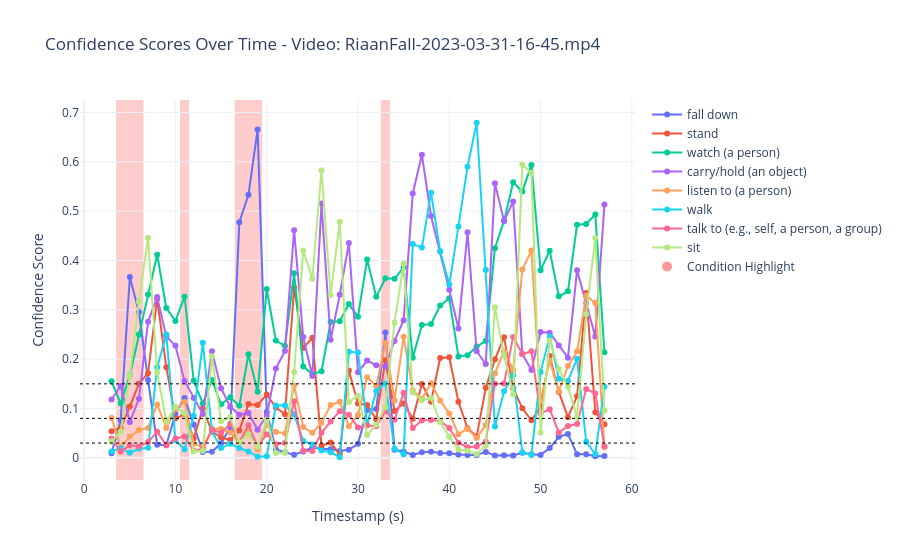

Notebook source saved alongside this figure:
### Code cell
df = filter_max_confidence_per_timestamp(ava_classwise_prediction, class_name="fall down")
condition = {
    "condition": (df["fall down"] > 0.2) 
    | 
    ((df["fall down"] > 0.1) & (df["stand"] < 0.15) & (df["walk"] < 0.15) & 
    (df["sit"] < 0.15) & (df["talk to (e.g., self, a person, a group)"] < 0.15)) 
    | 
    ((df["fall down"] > 0.03) & (df["stand"] < 0.08) & (df["walk"] < 0.08) & 
    (df["sit"] <  0.08) & (df["talk to (e.g., self, a person, a group)"] < 0.08))
}

plot_class_confidences(df, 
                       video_name="RiaanFall-2023-03-31-16-45.mp4", 
                       class_list=["fall down", 'stand', 'watch (a person)',
                                    'carry/hold (an object)','listen to (a person)', 
                                    'walk', 'talk to (e.g., self, a person, a group)', "sit"], 
                       highlight_timestamps=None,
                       threshold_lines=[0.03, 0.08, 0.15],
                      highlight_condition=condition)

### Figure 1 — Plotly figure (JSON) as saved in the notebook; plotly's stock layout.template omitted (floating-point values rounded to 4 significant figures)
{"data": [{"hovertemplate": "<b>Class:</b> fall down<br><b>Timestamp:</b> %{x}<br><b>Confidence:</b> %{y:.2f}<extra></extra>", "mode": "lines+markers", "name": "fall down", "type": "scatter", "x": [3, 4, 5, 6, 7, 8, 9, 10, 11, 12, 13, 14, 15, 16, 17, 18, 19, 20, 21, 22, 23, 24, 25, 26, 27, 28, 29, 30, 31, 32, 33, 34, 35, 36, 37, 38, 39, 40, 41, 42, 43, 44, 45, 46, 47, 48, 49, 50, 51, 52, 53, 54, 55, 56, 57], "y": [0.009599, 0.07633, 0.3665, 0.2954, 0.158, 0.02668, 0.02543, 0.08994, 0.1212, 0.06761, 0.01194, 0.01226, 0.02963, 0.06222, 0.4775, 0.533, 0.6652, 0.09305, 0.01706, 0.0114, 0.006513, 0.01312, 0.02085, 0.01855, 0.01771, 0.01414, 0.01643, 0.02844, 0.09708, 0.09906, 0.254, 0.01649, 0.01281, 0.005961, 0.01125, 0.01228, 0.00965, 0.009372, 0.006771, 0.005845, 0.005674, 0.01212, 0.004661, 0.005223, 0.004766, 0.01043, 0.007132, 0.005994, 0.01985, 0.04268, 0.04836, 0.007424, 0.00721, 0.00337, 0.003588]}, {"hovertemplate": "<b>Class:</b> stand<br><b>Timestamp:</b> %{x}<br><b>Confidence:</b> %{y:.2f}<extra></extra>", "mode": "lines+markers", "name": "stand", "type": "scatter", "x": [3, 4, 5, 6, 7, 8, 9, 10, 11, 12, 13, 14, 15, 16, 17, 18, 19, 20, 21, 22, 23, 24, 25, 26, 27, 28, 29, 30, 31, 32, 33, 34, 35, 36, 37, 38, 39, 40, 41, 42, 43, 44, 45, 46, 47, 48, 49, 50, 51, 52, 53, 54, 55, 56, 57], "y": [0.05406, 0.06041, 0.104, 0.1504, 0.1716, 0.3224, 0.1836, 0.07962, 0.08878, 0.03943, 0.1, 0.0531, 0.04139, 0.03616, 0.05559, 0.109, 0.107, 0.1283, 0.1019, 0.08832, 0.3452, 0.2227, 0.2433, 0.02472, 0.03098, 0.007185, 0.1769, 0.11, 0.1072, 0.07811, 0.1979, 0.09519, 0.1103, 0.07911, 0.1496, 0.1138, 0.2025, 0.204, 0.1136, 0.06019, 0.04317, 0.142, 0.1997, 0.2442, 0.1413, 0.1005, 0.07621, 0.1032, 0.2066, 0.1336, 0.08253, 0.1248, 0.3341, 0.09238, 0.06838]}, {"hovertemplate": "<b>Class:</b> watch (a person)<br><b>Timestamp:</b> %{x}<br><b>Confidence:</b> %{y:.2f}<extra></extra>", "mode": "lines+markers", "name": "watch (a person)", "type": "scatter", "x": [3, 4, 5, 6, 7, 8, 9, 10, 11, 12, 13, 14, 15, 16, 17, 18, 19, 20, 21, 22, 23, 24, 25, 26, 27, 28, 29, 30, 31, 32, 33, 34, 35, 36, 37, 38, 39, 40, 41, 42, 43, 44, 45, 46, 47, 48, 49, 50, 51, 52, 53, 54, 55, 56, 57], "y": [0.1552, 0.1105, 0.1671, 0.2499, 0.3312, 0.4117, 0.3035, 0.2773, 0.3267, 0.1562, 0.1102, 0.1577, 0.1084, 0.1228, 0.1054, 0.2101, 0.1339, 0.3422, 0.2377, 0.227, 0.3739, 0.185, 0.1698, 0.1754, 0.2755, 0.2771, 0.3117, 0.2862, 0.4022, 0.3263, 0.364, 0.363, 0.3861, 0.2028, 0.2691, 0.2712, 0.3086, 0.3233, 0.2057, 0.208, 0.2256, 0.2369, 0.4248, 0.4803, 0.5586, 0.5396, 0.5936, 0.38, 0.4199, 0.3273, 0.3376, 0.4725, 0.474, 0.4932, 0.2139]}, {"hovertemplate": "<b>Class:</b> carry/hold (an object)<br><b>Timestamp:</b> %{x}<br><b>Confidence:</b> %{y:.2f}<extra></extra>", "mode": "lines+markers", "name": "carry/hold (an object)", "type": "scatter", "x": [3, 4, 5, 6, 7, 8, 9, 10, 11, 12, 13, 14, 15, 16, 17, 18, 19, 20, 21, 22, 23, 24, 25, 26, 27, 28, 29, 30, 31, 32, 33, 34, 35, 36, 37, 38, 39, 40, 41, 42, 43, 44, 45, 46, 47, 48, 49, 50, 51, 52, 53, 54, 55, 56, 57], "y": [0.1183, 0.1457, 0.07252, 0.1196, 0.2757, 0.3258, 0.2462, 0.2273, 0.156, 0.1213, 0.08869, 0.216, 0.1411, 0.1033, 0.08751, 0.0911, 0.05717, 0.08495, 0.1809, 0.2166, 0.4614, 0.2447, 0.166, 0.5153, 0.2394, 0.3306, 0.4352, 0.1735, 0.1972, 0.1878, 0.1852, 0.2369, 0.2791, 0.5358, 0.6141, 0.4902, 0.4184, 0.3408, 0.2623, 0.4573, 0.216, 0.19, 0.5565, 0.4799, 0.5195, 0.2107, 0.1781, 0.2552, 0.2537, 0.2277, 0.2031, 0.38, 0.3142, 0.2461, 0.5137]}, {"hovertemplate": "<b>Class:</b> listen to (a person)<br><b>Timestamp:</b> %{x}<br><b>Confidence:</b> %{y:.2f}<extra></extra>", "mode": "lines+markers", "name": "listen to (a person)", "type": "scatter", "x": [3, 4, 5, 6, 7, 8, 9, 10, 11, 12, 13, 14, 15, 16, 17, 18, 19, 20, 21, 22, 23, 24, 25, 26, 27, 28, 29, 30, 31, 32, 33, 34, 35, 36, 37, 38, 39, 40, 41, 42, 43, 44, 45, 46, 47, 48, 49, 50, 51, 52, 53, 54, 55, 56, 57], "y": [0.08079, 0.02098, 0.04317, 0.05633, 0.06057, 0.1084, 0.0605, 0.09841, 0.113, 0.02865, 0.02136, 0.05899, 0.05837, 0.05155, 0.03149, 0.05807, 0.01759, 0.0666, 0.05255, 0.04992, 0.1466, 0.06252, 0.05085, 0.0714, 0.1069, 0.1136, 0.0643, 0.08669, 0.1636, 0.1455, 0.2329, 0.1164, 0.2456, 0.1366, 0.12, 0.1513, 0.1161, 0.0898, 0.04807, 0.0585, 0.04052, 0.06647, 0.1713, 0.2156, 0.1782, 0.3819, 0.42, 0.1156, 0.1974, 0.1346, 0.1864, 0.2155, 0.3288, 0.3137, 0.02136]}, {"hovertemplate": "<b>Class:</b> walk<br><b>Timestamp:</b> %{x}<br><b>Confidence:</b> %{y:.2f}<extra></extra>", "mode": "lines+markers", "name": "walk", "type": "scatter", "x": [3, 4, 5, 6, 7, 8, 9, 10, 11, 12, 13, 14, 15, 16, 17, 18, 19, 20, 21, 22, 23, 24, 25, 26, 27, 28, 29, 30, 31, 32, 33, 34, 35, 36, 37, 38, 39, 40, 41, 42, 43, 44, 45, 46, 47, 48, 49, 50, 51, 52, 53, 54, 55, 56, 57], "y": [0.0128, 0.01967, 0.01035, 0.01832, 0.02043, 0.1838, 0.2502, 0.03567, 0.01729, 0.08552, 0.2332, 0.05409, 0.02013, 0.02858, 0.01997, 0.01302, 0.002099, 0.003043, 0.1061, 0.1065, 0.08822, 0.03404, 0.02717, 0.01498, 0.01138, 0.001258, 0.2152, 0.2133, 0.06692, 0.1357, 0.1505, 0.01864, 0.007316, 0.4337, 0.4261, 0.5374, 0.4186, 0.3511, 0.4691, 0.5897, 0.6791, 0.381, 0.06342, 0.135, 0.1675, 0.01153, 0.005594, 0.1738, 0.2462, 0.1605, 0.156, 0.2008, 0.03276, 0.007345, 0.144]}, {"hovertemplate": "<b>Class:</b> talk to (e.g., self, a person, a group)<br><b>Timestamp:</b> %{x}<br><b>Confidence:</b> %{y:.2f}<extra></extra>", "mode": "lines+markers", "name": "talk to (e.g., self, a person, a group)", "type": "scatter", "x": [3, 4, 5, 6, 7, 8, 9, 10, 11, 12, 13, 14, 15, 16, 17, 18, 19, 20, 21, 22, 23, 24, 25, 26, 27, 28, 29, 30, 31, 32, 33, 34, 35, 36, 37, 38, 39, 40, 41, 42, 43, 44, 45, 46, 47, 48, 49, 50, 51, 52, 53, 54, 55, 56, 57], "y": [0.0395, 0.01278, 0.02536, 0.02324, 0.03198, 0.05318, 0.02539, 0.03918, 0.04332, 0.01471, 0.01776, 0.057, 0.05075, 0.06853, 0.03244, 0.06614, 0.02279, 0.04804, 0.02781, 0.03021, 0.1147, 0.01459, 0.0141, 0.05072, 0.07357, 0.09461, 0.08734, 0.06153, 0.06542, 0.06427, 0.09427, 0.0771, 0.1318, 0.0605, 0.07566, 0.07656, 0.07493, 0.06062, 0.03061, 0.02153, 0.02293, 0.03288, 0.1504, 0.1509, 0.2451, 0.2103, 0.2159, 0.08972, 0.09878, 0.05098, 0.06462, 0.06888, 0.1398, 0.1304, 0.02345]}, {"hovertemplate": "<b>Class:</b> sit<br><b>Timestamp:</b> %{x}<br><b>Confidence:</b> %{y:.2f}<extra></extra>", "mode": "lines+markers", "name": "sit", "type": "scatter", "x": [3, 4, 5, 6, 7, 8, 9, 10, 11, 12, 13, 14, 15, 16, 17, 18, 19, 20, 21, 22, 23, 24, 25, 26, 27, 28, 29, 30, 31, 32, 33, 34, 35, 36, 37, 38, 39, 40, 41, 42, 43, 44, 45, 46, 47, 48, 49, 50, 51, 52, 53, 54, 55, 56, 57], "y": [0.03322, 0.05294, 0.166, 0.3164, 0.4456, 0.173, 0.07355, 0.1037, 0.09038, 0.01279, 0.01426, 0.2061, 0.07438, 0.08262, 0.03132, 0.04767, 0.02215, 0.0775, 0.01001, 0.01042, 0.174, 0.42, 0.3631, 0.5823, 0.3301, 0.4787, 0.1129, 0.1259, 0.04652, 0.0673, 0.1027, 0.2739, 0.3937, 0.1329, 0.1165, 0.1211, 0.07261, 0.04272, 0.01696, 0.0143, 0.007902, 0.0248, 0.3052, 0.2085, 0.1283, 0.5941, 0.5774, 0.05133, 0.2377, 0.1797, 0.1439, 0.08198, 0.2911, 0.4458, 0.09567]}, {"marker": {"color": "red", "opacity": 0.4, "size": 10}, "mode": "markers", "name": "Condition Highlight", "type": "scatter", "x": [null], "y": [null]}], "layout": {"autosize": true, "hovermode": "x unified", "shapes": [{"line": {"color": "black", "dash": "dot", "width": 1}, "type": "line", "x0": 0, "x1": 1, "xref": "x domain", "y0": 0.03, "y1": 0.03, "yref": "y"}, {"line": {"color": "black", "dash": "dot", "width": 1}, "type": "line", "x0": 0, "x1": 1, "xref": "x domain", "y0": 0.08, "y1": 0.08, "yref": "y"}, {"line": {"color": "black", "dash": "dot", "width": 1}, "type": "line", "x0": 0, "x1": 1, "xref": "x domain", "y0": 0.15, "y1": 0.15, "yref": "y"}, {"fillcolor": "red", "layer": "below", "line": {"width": 0}, "opacity": 0.2, "type": "rect", "x0": 3.5, "x1": 4.5, "xref": "x", "y0": 0, "y1": 1, "yref": "y domain"}, {"fillcolor": "red", "layer": "below", "line": {"width": 0}, "opacity": 0.2, "type": "rect", "x0": 4.5, "x1": 5.5, "xref": "x", "y0": 0, "y1": 1, "yref": "y domain"}, {"fillcolor": "red", "layer": "below", "line": {"width": 0}, "opacity": 0.2, "type": "rect", "x0": 5.5, "x1": 6.5, "xref": "x", "y0": 0, "y1": 1, "yref": "y domain"}, {"fillcolor": "red", "layer": "below", "line": {"width": 0}, "opacity": 0.2, "type": "rect", "x0": 10.5, "x1": 11.5, "xref": "x", "y0": 0, "y1": 1, "yref": "y domain"}, {"fillcolor": "red", "layer": "below", "line": {"width": 0}, "opacity": 0.2, "type": "rect", "x0": 16.5, "x1": 17.5, "xref": "x", "y0": 0, "y1": 1, "yref": "y domain"}, {"fillcolor": "red", "layer": "below", "line": {"width": 0}, "opacity": 0.2, "type": "rect", "x0": 17.5, "x1": 18.5, "xref": "x", "y0": 0, "y1": 1, "yref": "y domain"}, {"fillcolor": "red", "layer": "below", "line": {"width": 0}, "opacity": 0.2, "type": "rect", "x0": 18.5, "x1": 19.5, "xref": "x", "y0": 0, "y1": 1, "yref": "y domain"}, {"fillcolor": "red", "layer": "below", "line": {"width": 0}, "opacity": 0.2, "type": "rect", "x0": 32.5, "x1": 33.5, "xref": "x", "y0": 0, "y1": 1, "yref": "y domain"}], "title": {"text": "Confidence Scores Over Time - Video: RiaanFall-2023-03-31-16-45.mp4"}, "xaxis": {"autorange": true, "range": [-0.3474, 60.35], "title": {"text": "Timestamp (s)"}, "type": "linear"}, "yaxis": {"autorange": true, "range": [-0.05468, 0.7351], "title": {"text": "Confidence Score"}, "type": "linear"}}}
